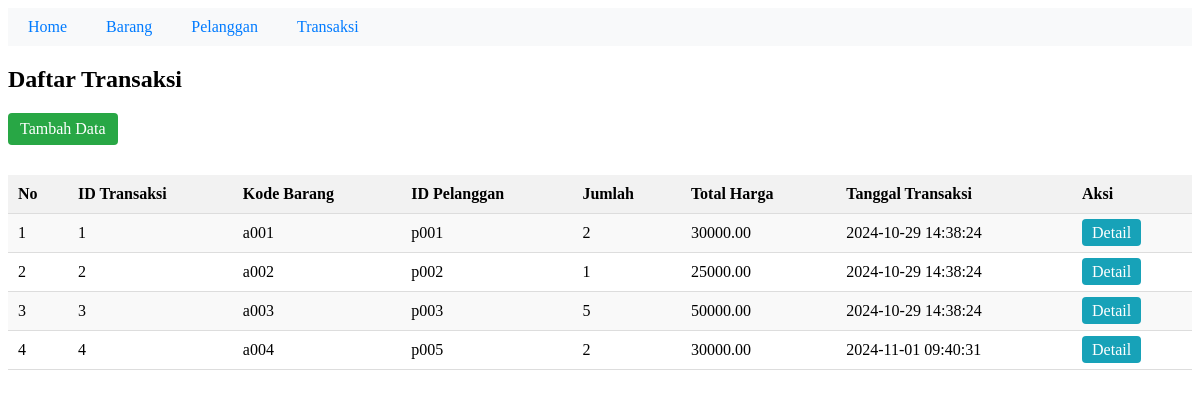
The page /index.php?controller=transaksi&action=index on the database its author committed.
### tables this page shows
CREATE TABLE `transaksi` (
  `no` int(11) NOT NULL,
  `id_transaksi` int(11) DEFAULT NULL,
  `kode_barang` varchar(10) DEFAULT NULL,
  `id_pelanggan` varchar(10) DEFAULT NULL,
  `jumlah` int(11) DEFAULT NULL,
  `total_harga` decimal(10,2) DEFAULT NULL,
  `tanggal` datetime DEFAULT NULL
);

CREATE TABLE `produk` (
  `no` int(11) NOT NULL,
  `kode_barang` varchar(10) DEFAULT NULL,
  `nama_barang` varchar(50) DEFAULT NULL,
  `harga` decimal(10,2) DEFAULT NULL,
  `stok` int(11) DEFAULT NULL
);

CREATE TABLE `pelanggan` (
  `no` int(11) NOT NULL,
  `id_pelanggan` varchar(10) DEFAULT NULL,
  `nama_pelanggan` varchar(50) DEFAULT NULL,
  `alamat` varchar(100) DEFAULT NULL
);

### App/controllers/HomeController.php (called while the page is built, shortened)
<!--<?php
            require_once __DIR__ . '/../Views/Home/indexhome.php';

### App/controllers/TransaksiController.php (called while the page is built, shortened)
<?php
require_once __DIR__ . '/../models/Transaksi.php';
class TransaksiController
{
    private $transaksiModel;
    public function __construct($db)
    {
        $this->transaksiModel = new Transaksi($db);
    }
    public function index()
    {
        $transaksiList = $this->transaksiModel->getAllTransaksi();
        require_once __DIR__ . '/../views/transaksi/indextrans.php';
    }
}

### App/models/transaksi.php (called while the page is built, shortened)
<?php
class Transaksi
{
    private $db;
    public function __construct($database)
    {
        $this->db = $database;
    }
    public function getAllTransaksi()
    {
        $query = "SELECT t.id_transaksi, p.kode_barang, pel.id_pelanggan, t.jumlah,
                  t.total_harga, t.tanggal
                  FROM transaksi t
                  JOIN produk p ON t.kode_barang = p.kode_barang
                  JOIN pelanggan pel ON t.id_pelanggan = pel.id_pelanggan";
        return $this->db->query($query)->fetchAll();
    }
}

### App/Views/Transaksi/indextrans.php (the view, shortened to what this page needs)
<!DOCTYPE html>
<html lang="en">
<head>
</head>
<body>
<nav>
    <ul>
        <li><a href="index.php?controller=home&action=index">Home</a></li>
        <li><a href="index.php?controller=barang&action=index">Barang</a></li>
        <li><a href="index.php?controller=pelanggan&action=index">Pelanggan</a></li>
        <li><a href="index.php?controller=transaksi&action=index">Transaksi</a></li>
    </ul>
</nav>
<h2>Daftar Transaksi</h2>
<a href="index.php?controller=transaksi&action=create">Tambah Data</a>
<table>
    <tr>
        <th>No</th>
        <th>ID Transaksi</th>
        <th>Kode Barang</th>
        <th>ID Pelanggan</th>
        <th>Jumlah</th>
        <th>Total Harga</th>
        <th>Tanggal Transaksi</th>
        <th>Aksi</th>
    </tr>
    <?php foreach ($transaksiList as $key => $transaksi): ?>
        <tr>
            <td><?= $key + 1 ?></td>
            <td><?= $transaksi['id_transaksi'] ?></td>
            <td><?= $transaksi['kode_barang'] ?></td>
            <td><?= $transaksi['id_pelanggan'] ?></td>
            <td><?= $transaksi['jumlah'] ?></td>
            <td><?= $transaksi['total_harga'] ?></td>
            <td><?= $transaksi['tanggal'] ?></td>
            <td><a href="index.php?controller=transaksi&action=detail&id=<?= $transaksi['id_transaksi'] ?>">Detail</a></td>
        </tr>
    <?php endforeach; ?>
</table>
</body>
</html>

### App/Views/Home/indexhome.php (shortened to what this page needs)
</body>
</html>

### index.php (shortened to what this page needs)
<?php
require_once __DIR__ . '/App/controllers/HomeController.php';
require_once __DIR__ . '/App/controllers/TransaksiController.php';
$database = new Database();
$db = $database->getConnection();
$controller = $_GET['controller'] ?? 'home';
$action = $_GET['action'] ?? 'index';
$id = $_GET['id'] ?? null;
switch ($controller) {
    case 'transaksi':
        $controllerObj = new TransaksiController($db);
        break;
}
if (method_exists($controllerObj, $action)) {
    if ($action === 'detail' && $id !== null) {
        $controllerObj->detail($id);
    } elseif ($action === 'edit' && $id !== null) {
        $controllerObj->edit($id);
    } elseif ($action === 'delete' && $id !== null) {
        $controllerObj->delete($id);
    } elseif ($action === 'update') {
        $controllerObj->update();
    } else {
        $controllerObj->$action();
    }
} else {
    echo "Aksi tidak ditemukan.";
}

### App/Views/Transaksi/indextrans.php (style rules this page uses)
nav { margin-bottom: 20px; }
nav ul { list-style-type: none; padding: 0; background-color: #f8f9fa; padding: 10px; }
nav ul li { display: inline; margin-right: 15px; }
nav ul li a { text-decoration: none; color: #007bff; }
table { width: 100%; border-collapse: collapse; margin-top: 20px; }
th, td { padding: 10px; text-align: left; border-bottom: 1px solid #ddd; }
th { background-color: #f2f2f2; }
tr:nth-child(even) { background-color: #f9f9f9; }
a { text-decoration: none; padding: 5px 10px; color: white; border-radius: 4px; }
a[href*="detail"] { background-color: #17a2b8; }
a[href*="create"] { display: inline-block; margin-bottom: 10px; background-color: #28a745; color: white; padding: 7px 12px; border-radius: 4px; text-decoration: none; }

### rows shown on the page
transaksi: id_transaksi "1", produk.kode_barang "a001", pelanggan.id_pelanggan "p001", jumlah "2", total_harga "30000.00", tanggal "2024-10-29 14:38:24"
transaksi: id_transaksi "2", produk.kode_barang "a002", pelanggan.id_pelanggan "p002", jumlah "1", total_harga "25000.00", tanggal "2024-10-29 14:38:24"
transaksi: id_transaksi "3", produk.kode_barang "a003", pelanggan.id_pelanggan "p003", jumlah "5", total_harga "50000.00", tanggal "2024-10-29 14:38:24"
transaksi: id_transaksi "4", produk.kode_barang "a004", pelanggan.id_pelanggan "p005", jumlah "2", total_harga "30000.00", tanggal "2024-11-01 09:40:31"
